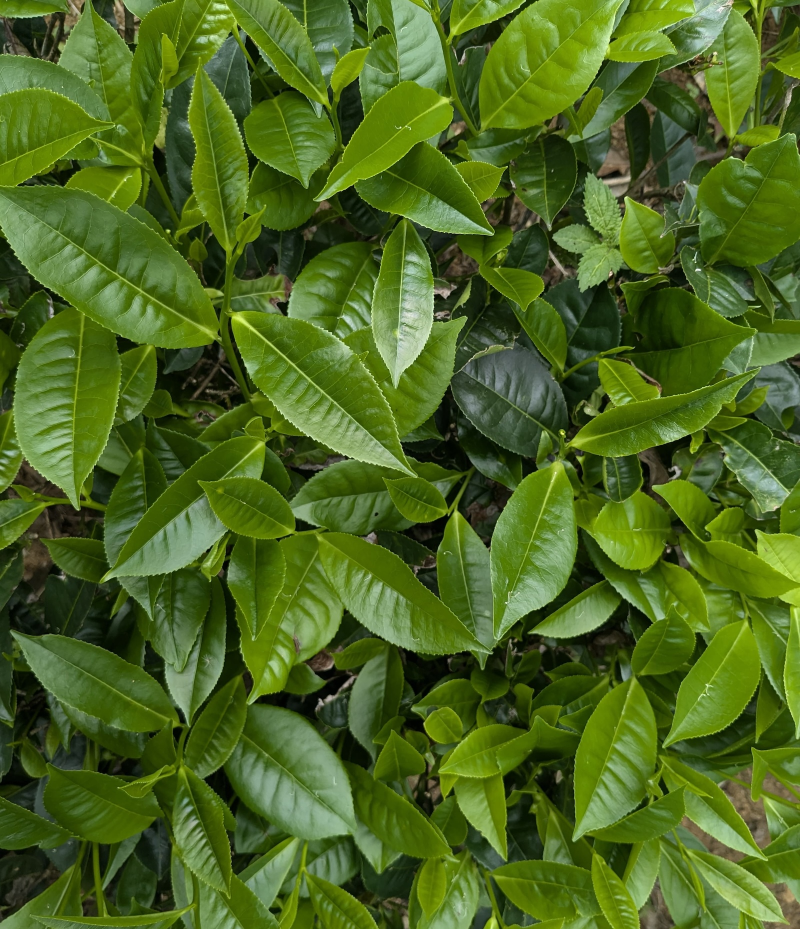
#> input picture images/local_image_1.JPG, 1600 x 1858 px (shown at 1/2 size)
$ python appp.py
#> lines starting #> are read from the running program, lines starting #| are printed output that depends on the picture; after the words box and inside, x2 and y2 are one past the last pixel; in counts of white or black regions, pixels touching at a corner belong together
# %% [markdown]
# # Tea Leaves Categorization by Size

# %% [markdown]
# ### import packages

# %%
import cv2 as cv
import numpy as np
import matplotlib.pyplot as plt

# %% [markdown]
# ### read images

# %%
# Read the image
image_path = "images/local_image_1.JPG"
# image_path = "images/first.png"
original_image = cv.imread(image_path)  #BGR Format
#> original_image is the input picture: shape (1858, 1600, 3); mean B, G, R 32.6, 102.1, 75.5
copy_image = original_image.copy()
gray_image_original = cv.cvtColor(original_image, cv.COLOR_BGR2GRAY)

# %% [markdown]
# ### pre processing stage

# %%
def preprocess_image(image):
    # Apply edge preserving filter
    # Used instead of traditional smoothing filters like Gaussian blur, which tend to blur both edges and flat regions
    # Similar to the Bilateral Filtering but works better
    filtered_image = cv.edgePreservingFilter(image, flags=cv.RECURS_FILTER, sigma_s=40, sigma_r=0.5)
    # filtered_image = cv.GaussianBlur(image,(15,15),0)

    stylized_image = cv.stylization(filtered_image, sigma_s=20, sigma_r=0.05)

    # Convert to grayscale
    gray_image = cv.cvtColor(stylized_image, cv.COLOR_BGR2GRAY)
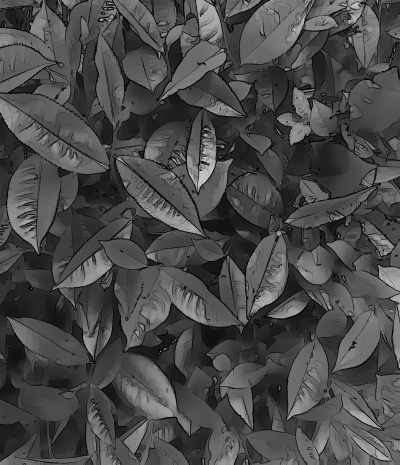
#> gray_image: shape (1858, 1600) (shown at 1/4 size); min 0, max 226, mean 73.7

    # Blur the background (Gaussian Blur)
    blurred_background = cv.GaussianBlur(gray_image, (5, 5), 0)

    # Display the processed images
    fig, axs = plt.subplots(2, 3, figsize=(30, 20))

    axs[0,0].imshow(image)
    axs[0,0].set_title('Original Image')
    axs[0,0].axis('off')

    axs[0,1].imshow(filtered_image)
    axs[0,1].set_title('Filtered Image')
    axs[0,1].axis('off')

    axs[0,2].imshow(stylized_image, cmap ="gray")
    axs[0,2].set_title('Edge Enhancement')
    axs[0,2].axis('off')

    axs[1,0].imshow(gray_image, cmap='gray')
    axs[1,0].set_title('Gray Image')
    axs[1,0].axis('off')

    axs[1,1].imshow(blurred_background, cmap='gray')
    axs[1,1].set_title('Background Blur')
    axs[1,1].axis('off')


    plt.show()

    return blurred_background

pre_processed_img = preprocess_image(copy_image)

# %% [markdown]
# ### Image Segmentation

# %%

adaptive_thresh = cv.adaptiveThreshold(pre_processed_img,255,cv.ADAPTIVE_THRESH_GAUSSIAN_C,cv.THRESH_BINARY_INV,
    775,                         # Neighborhood size (block size for thresholding)
    20                           # Constant to subtract from the mean (C)
)
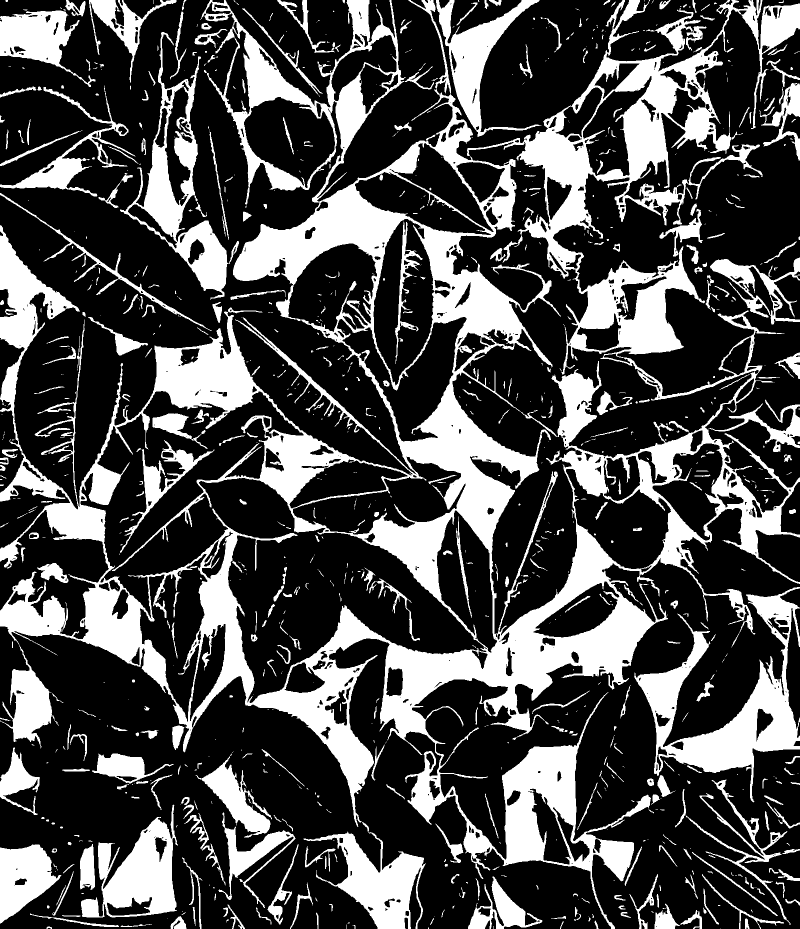
#> adaptive_thresh: shape (1858, 1600) (shown at 1/2 size); 29.3% white; 983 white regions (538 under 20 px), largest, box (x1, y1, x2, y2) and area: (0, 0, 1600, 1858) 604563, (1268, 1174, 1600, 1605) 39702, (240, 64, 457, 600) 24905

# Define a kernel (5x5 structuring element)
kernel = np.ones((5, 5), np.uint8)

# Step 1: Dilation
dilated = cv.dilate(adaptive_thresh, kernel, iterations=1)
#> dilated: shape (1858, 1600); 42.3% white; 457 white regions (1 under 20 px)

# Reduce Dilation noice
blurred_dilate = cv.GaussianBlur(dilated, ( 15, 15), 0)

# Step 2: Border Extraction (Difference between dilation and erosion)
border = cv.subtract(blurred_dilate, adaptive_thresh)
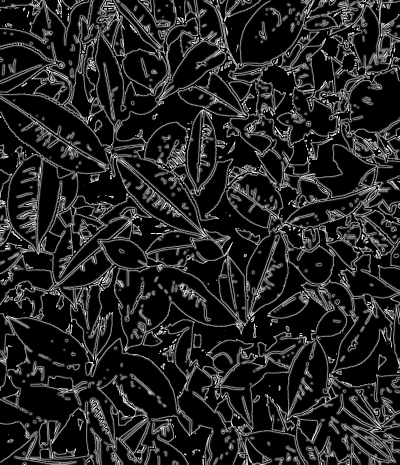
#> border: shape (1858, 1600) (shown at 1/4 size); min 0, max 255, mean 35.3

# Detect contours in the binary image
contours, hierarchy = cv.findContours(border, cv.RETR_EXTERNAL, cv.CHAIN_APPROX_SIMPLE)
#> contours = 593 contours, 283 with area under 20; largest, box (x1, y1, x2, y2) and area: (0, 0, 833, 1019) 357260, (861, 0, 1600, 1274) 324360, (824, 1016, 1600, 1858) 279324, (0, 1253, 1222, 1858) 248267, (161, 782, 973, 1406) 187263

# Draw contours on the original image for visualization
contour_image = original_image.copy()
# contours, _ = cv.findContours(sure_fg, cv.RETR_EXTERNAL, cv.CHAIN_APPROX_SIMPLE)
cv.drawContours(contour_image, contours, -1, (255, 255, 0), 2)
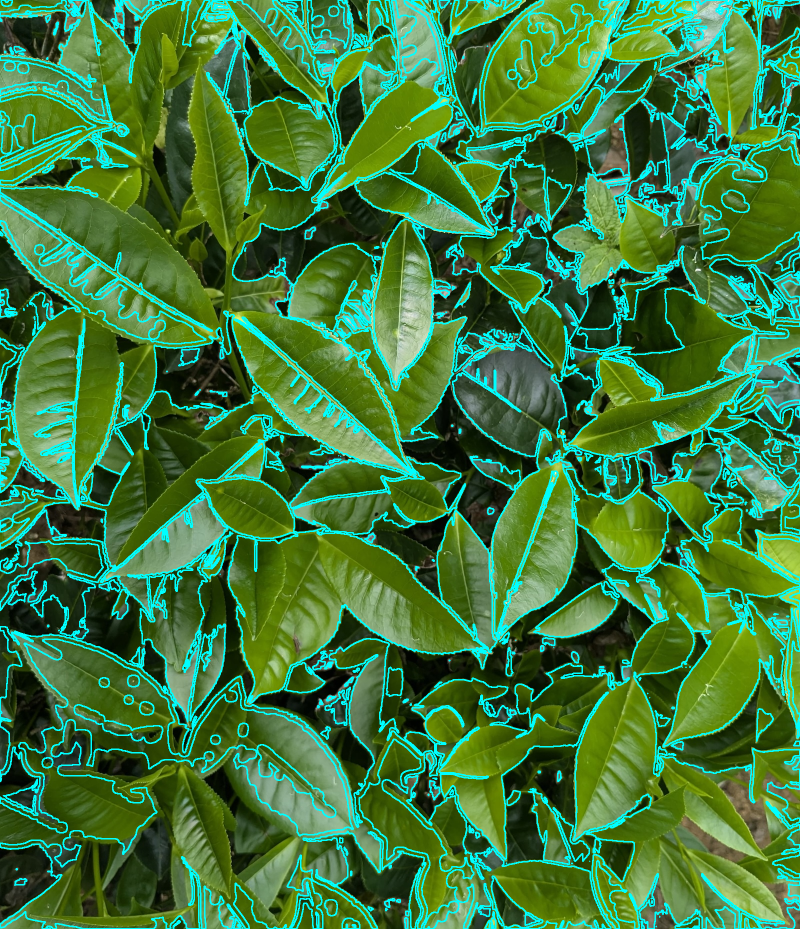
#> contour_image: shape (1858, 1600, 3) (shown at 1/2 size); 14.54% of pixels changed, all inside (x1, y1, x2, y2) = (0, 0, 1600, 1858)

# Display the processed images
fig, axs = plt.subplots(2, 3, figsize=(30, 20))

axs[0,0].imshow(adaptive_thresh, cmap='gray')
axs[0,0].set_title('Threshold')
axs[0,0].axis('off')

axs[0,1].imshow(dilated, cmap='gray')
axs[0,1].set_title('Dilation')
axs[0,1].axis('off')

axs[0,2].imshow(border, cmap='gray')
axs[0,2].set_title('Border')
axs[0,2].axis('off')

axs[1,0].imshow(contour_image, cmap ="gray")
axs[1,0].set_title('Final Image')
axs[1,0].axis('off')


# %%
# Set minimum contour area threshold
min_contour_area = 5000

# Define size categories (small, medium, large) based on contour area
size_categories = {
    'small': 0,
    'medium': 0,
    'large': 0
}

# Define thresholds for size categories
small_threshold = 10000
large_threshold = 50000

# Create an empty mask to draw the valid contours
mask = np.zeros_like(adaptive_thresh)

# Loop through all contours
for i, contour in enumerate(contours):
    # Filter small contours
    area = cv.contourArea(contour)
    if area < min_contour_area:
        continue

    if hierarchy[0][i][2] == -1:
    #    # Draw outer contours only
        cv.drawContours(mask, contours, i, 255, thickness=cv.FILLED)

    # Collect size
    if area < small_threshold:
        size_categories['small'] += 1
    elif area < large_threshold:
        size_categories['medium'] += 1
    else:
        size_categories['large'] += 1
#> this loop made 593 passes
#> area on passes 6 to 8: 43.5, 85.5, 40
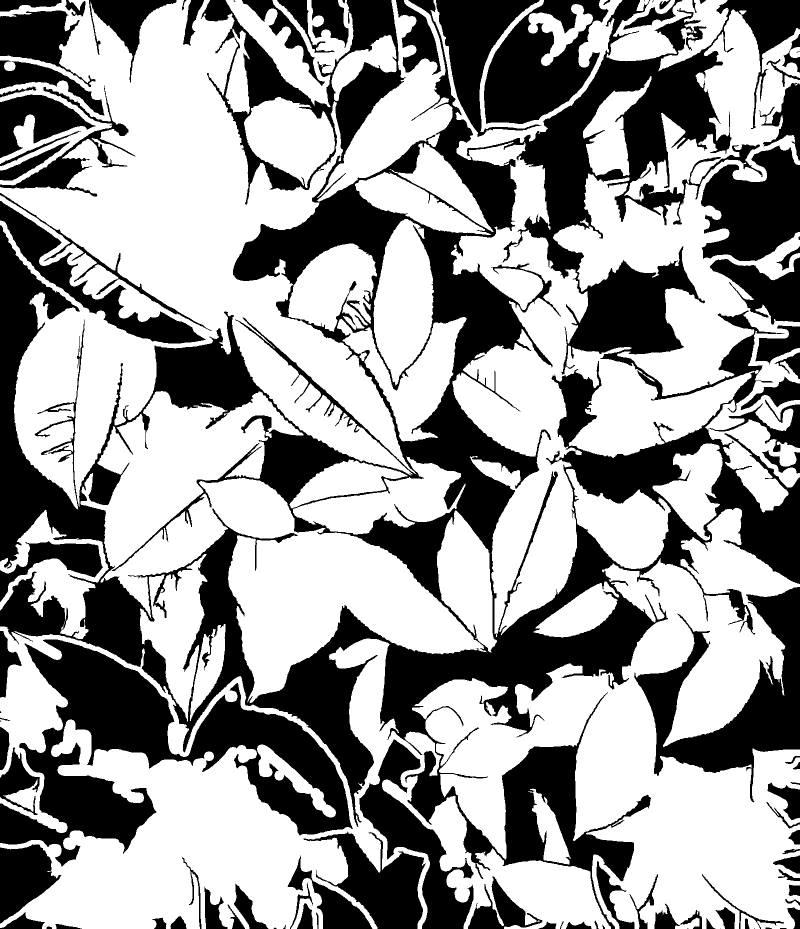
#> mask: shape (1858, 1600) (shown at 1/2 size); 60.5% white; 101 black regions (11 under 20 px), largest, box (x1, y1, x2, y2) and area: (0, 0, 1600, 1858) 681467, (0, 1279, 706, 1733) 112497, (1268, 1174, 1600, 1605) 48462
#> after the loop, size_categories = {'small': 7, 'medium': 16, 'large': 5}

# Print the size categories
print(size_categories)
#| {'small': 7, 'medium': 16, 'large': 5}

# Apply mask to the original image
result = cv.bitwise_and(original_image, original_image, mask=mask)
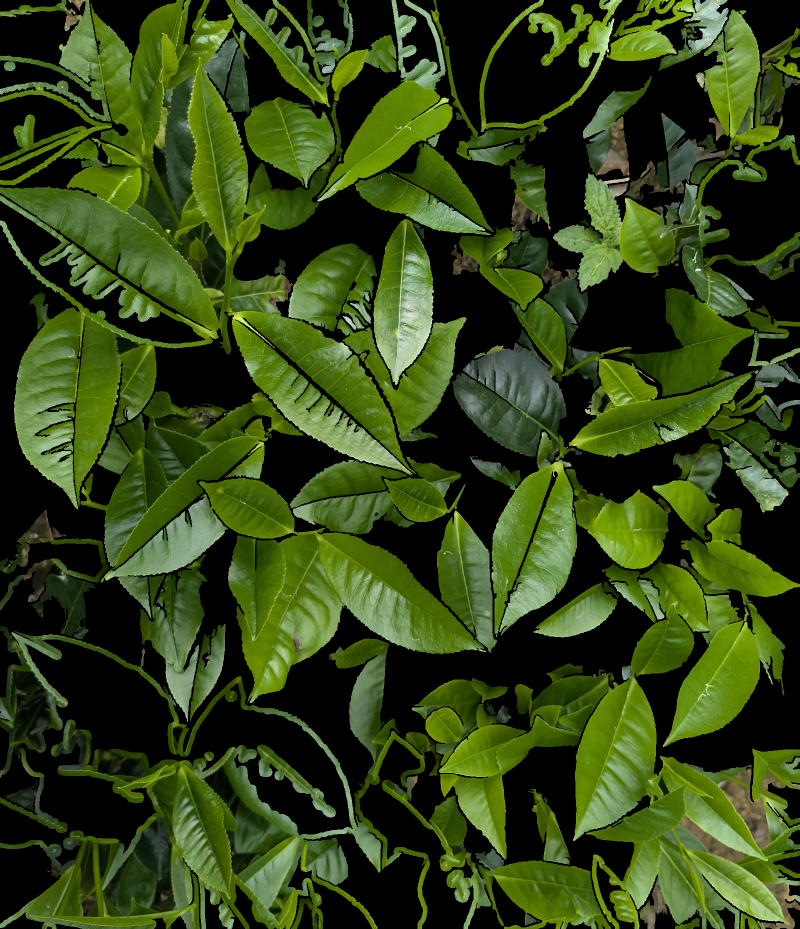
#> result: shape (1858, 1600, 3) (shown at 1/2 size); mean B, G, R 21.7, 69.2, 51.2


fig, axs = plt.subplots(1, 1, figsize=(10, 10))

axs.imshow(result)
axs.set_title('Result')
axs.axis('off')

$ run again, with images/first.png saved as images/local_image_1.JPG
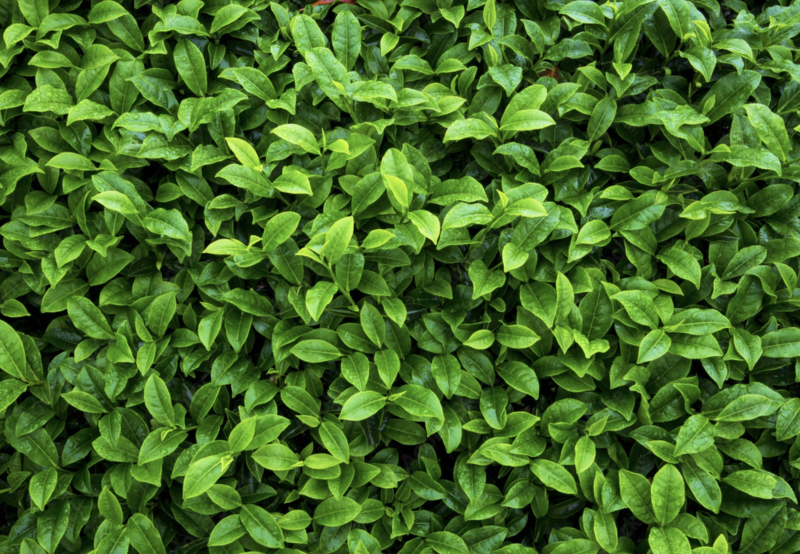
#> input picture images/first.png, 1600 x 1108 px (shown at 1/2 size)
#> original_image is the input picture: shape (1108, 1600, 3); mean B, G, R 39.1, 108, 69.8
#> adaptive_thresh: shape (1108, 1600); 38.4% white; 594 white regions (394 under 20 px), largest, box (x1, y1, x2, y2) and area: (0, 0, 1600, 1108) 588151, (0, 734, 494, 1108) 43270, (448, 638, 559, 763) 6244
#> dilated: shape (1108, 1600); 56% white; 690 black regions (224 under 20 px)
#> contours = 673 contours, 290 with area under 20; largest, box (x1, y1, x2, y2) and area: (0, 306, 759, 1108) 184789, (1096, 0, 1600, 558) 67730, (47, 48, 495, 342) 49586, (722, 601, 1089, 931) 49234, (408, 246, 850, 641) 42198
#> the loop `for i, contour in enumerate(contours):` made 673 passes
#> area on passes 2, 3, 5: 67, 21.5, 21
#> after the loop `for i, contour in enumerate(contours):`:
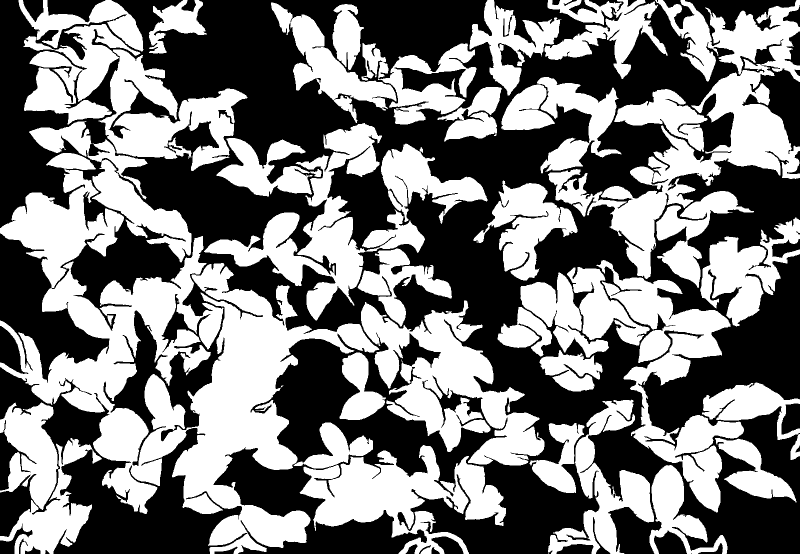
#> mask: shape (1108, 1600) (shown at 1/2 size); 48.1% white; 38 white regions, largest, box (x1, y1, x2, y2) and area: (0, 306, 759, 1108) 190875, (1096, 0, 1600, 558) 71022, (47, 48, 495, 342) 51797
#> after the loop `for i, contour in enumerate(contours):`: size_categories = {'small': 13, 'medium': 23, 'large': 2}
#| {'small': 13, 'medium': 23, 'large': 2}
#> `result = cv.bitwise_and(original_image, original_image, mask=mask)`:
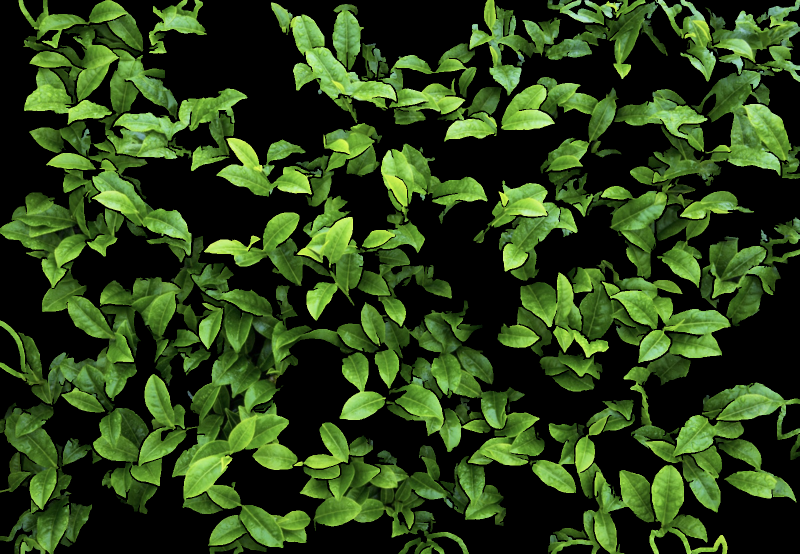
#> result: shape (1108, 1600, 3) (shown at 1/2 size); mean B, G, R 25.1, 66.7, 43.9

$ run again, with images/local_image_2.JPG copied over images/local_image_1.JPG
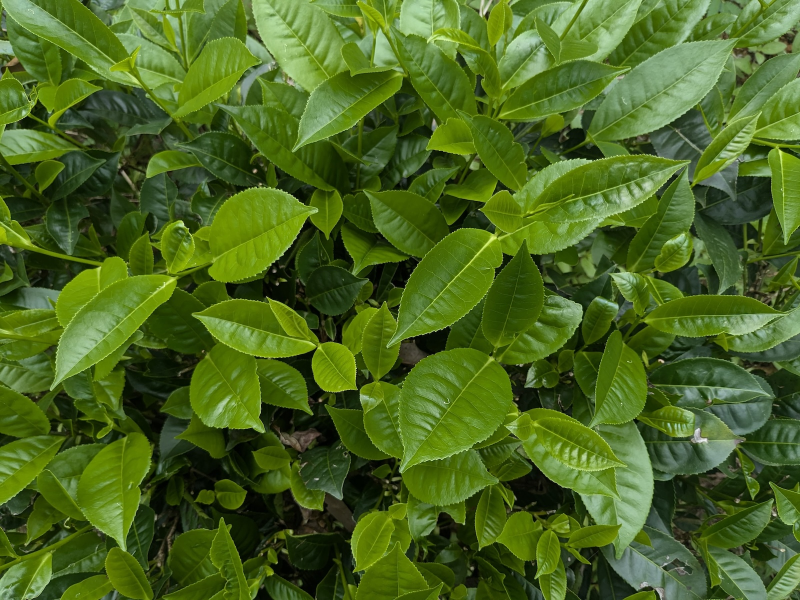
#> input picture images/local_image_2.JPG, 1600 x 1200 px (shown at 1/2 size)
#> original_image is the input picture: shape (1200, 1600, 3); mean B, G, R 33.1, 101.8, 74.3
#> adaptive_thresh: shape (1200, 1600); 31.9% white; 703 white regions (395 under 20 px), largest, box (x1, y1, x2, y2) and area: (0, 0, 1600, 1200) 512981, (0, 0, 405, 391) 19145, (1302, 496, 1600, 636) 10683
#> dilated: shape (1200, 1600); 47.1% white; 285 white regions (1 under 20 px)
#> contours = 567 contours, 275 with area under 20; largest, box (x1, y1, x2, y2) and area: (505, 0, 1473, 692) 219132, (0, 0, 720, 521) 133260, (1086, 332, 1600, 855) 94896, (652, 480, 1165, 943) 89056, (947, 817, 1412, 1200) 86033
#> contour_image: shape (1200, 1600, 3); 18.61% of pixels changed, all inside (x1, y1, x2, y2) = (0, 0, 1600, 1200)
#> the loop `for i, contour in enumerate(contours):` made 567 passes
#> area on passes 10 to 12: 510.5, 215.5, 52.5
#> after the loop `for i, contour in enumerate(contours):`:
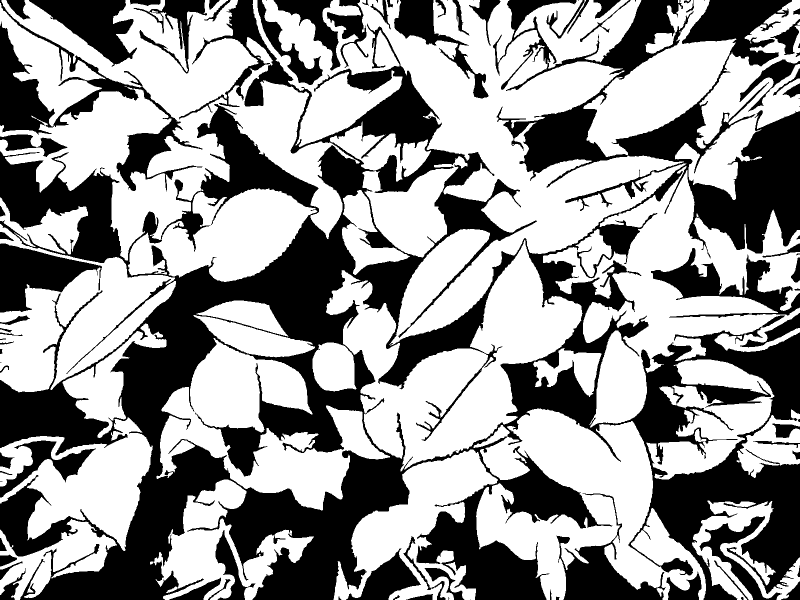
#> mask: shape (1200, 1600) (shown at 1/2 size); 59.1% white; 93 black regions (16 under 20 px), largest, box (x1, y1, x2, y2) and area: (0, 0, 1600, 1200) 623862, (0, 0, 405, 383) 26463, (0, 487, 204, 625) 14345
#> after the loop `for i, contour in enumerate(contours):`: size_categories = {'small': 8, 'medium': 12, 'large': 7}
#| {'small': 8, 'medium': 12, 'large': 7}
#> `result = cv.bitwise_and(original_image, original_image, mask=mask)`:
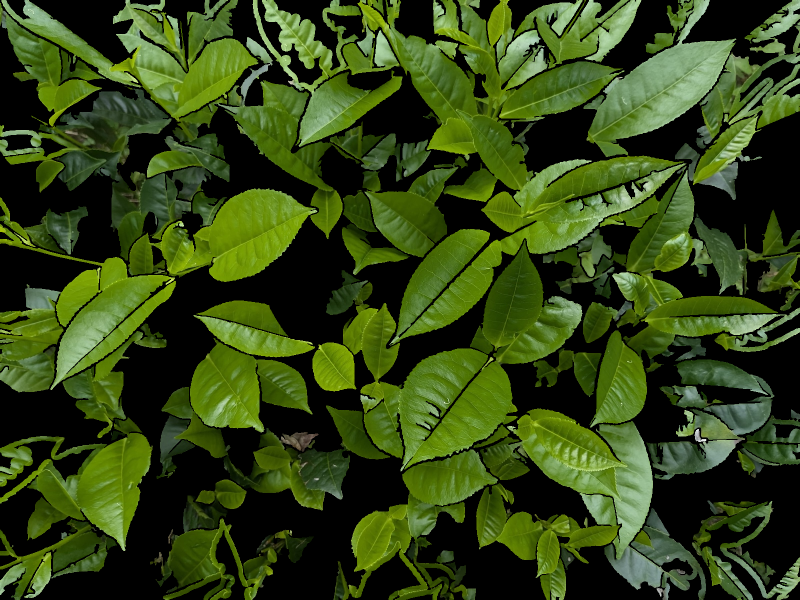
#> result: shape (1200, 1600, 3) (shown at 1/2 size); mean B, G, R 21.9, 70.4, 51.5
